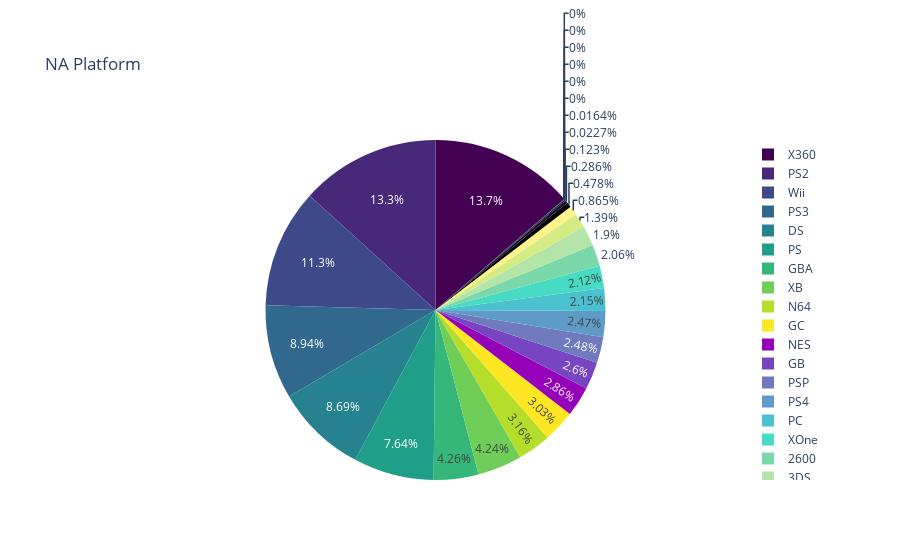

Notebook code for this chart:
### Code cell
plt.figure(figsize=(8,8))
fig = px.pie(df_platform_na, names = 'Platform', values = 'Total Sales', title = 'NA Platform', color_discrete_sequence = px.colors.sequential.Viridis)
fig.show();

### Figure 1 — Plotly figure (JSON) as saved in the notebook; plotly's stock layout.template omitted (floating-point values rounded to 4 significant figures)
{"data": [{"domain": {"x": [0, 1], "y": [0, 1]}, "hovertemplate": "Platform=%{label}<br>Total Sales=%{value}<extra></extra>", "labels": ["X360", "PS2", "Wii", "PS3", "DS", "PS", "GBA", "XB", "N64", "GC", "NES", "GB", "PSP", "PS4", "PC", "XOne", "2600", "3DS", "SNES", "WiiU", "GEN", "PSV", "DC", "SCD", "SAT", "3DO", "PCFX", "NG", "GG", "TG16", "WS"], "legendgroup": "", "name": "", "showlegend": true, "type": "pie", "values": [602.5, 583.8, 496.9, 393.5, 382.7, 336.5, 187.5, 186.7, 139.0, 133.5, 125.9, 114.3, 109.2, 108.7, 94.53, 93.12, 90.6, 83.49, 61.23, 38.1, 21.05, 12.58, 5.43, 1, 0.72, 0, 0, 0, 0, 0, 0]}], "layout": {"legend": {"tracegroupgap": 0}, "piecolorway": ["#440154", "#482878", "#3e4989", "#31688e", "#26828e", "#1f9e89", "#35b779", "#6ece58", "#b5de2b", "#fde725"], "title": {"text": "NA Platform"}}}
